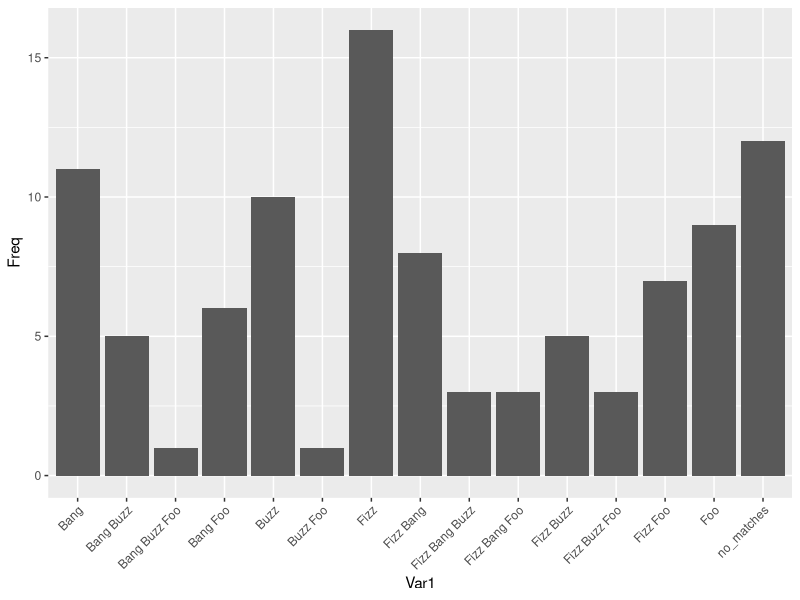

Here is the R script that generated this plot:
create_data = function(df, n){
  for (i in n) {
    # find modulus of number for the given vector
    df = within(df, assign(paste0('V', i), df[, 1]%%i == 0))
    # find string contains the given number
    df = within(df, assign(paste0('Vg', i), grepl(i, df[, 1])))
  }
  return(df)
}

or_and_expr = function(n){
  my_expr = paste('(', 
                  paste(unlist( lapply(n, function(x) { 
                    paste('(df$V', x, ' | ', 'df$Vg', x, ')', sep  = '')
                  })),
                  collapse=" & " ),
                  ')', 
                  sep = '')
  return(my_expr)
}

myfun = function(df, n, replace){
  res_na = which(is.na(df$res))
  my_expr = or_and_expr(n = n)
  print(my_expr)
  x = which(eval(parse(text=my_expr)))
  x = intersect(res_na, x)
  df$res[x] = replace
  return(df)
}

myfun2 = function(df, yes, no, replace) {
  res_na = which(is.na(df$res))
  yes_expr = or_and_expr(n = yes)
  no_expr = paste('!', or_and_expr(n = no), sep = '')
  yes_no_expr = paste(yes_expr, no_expr, sep = " & ")
  print(yes_expr)
  print(no_expr)
  print(yes_no_expr)
  x = which(eval(parse(text=yes_no_expr)))
  x = intersect(res_na, x)
  df$res[x] = replace
  return(df)
}

# data setup
df1 = data.frame(vec = 1:100)
df1 = create_data(df=df1, n=c(3,4,5,7))

# replacement
#---------------------------------
# 1. no matches
#---------------------------------
res = which(rowSums(df1[, -1]) == 0)
df1$res = NA
df1$res[res] = res
#---------------------------------
# 4.
#---------------------------------
# (multiple of 3 or string 3) and (multiple of 4 or string 4) and (multiple of 5 or string 5)
df1 = myfun(df = df1, n = c(3,4,5,7), replace = 'Fizz Bang Buzz Foo')
#---------------------------------
# 3. 
#---------------------------------
df1 = myfun2(df = df1, yes = c(3,4,5), no = c(7), replace = 'Fizz Bang Buzz')
df1 = myfun2(df = df1, yes = c(3,4,7), no = c(5), replace = 'Fizz Bang Foo')
df1 = myfun2(df = df1, yes = c(4,5,7), no = c(3), replace = 'Bang Buzz Foo')
df1 = myfun2(df = df1, yes = c(3,5,7), no = c(4), replace = 'Fizz Buzz Foo')

#---------------------------------
# 2. 
#---------------------------------
# (multiple of 3 or string 3) and (multiple of 5 or string 5)
df1 = myfun2(df = df1, yes = c(3,5), no = c(4,7), replace = 'Fizz Buzz')
df1 = myfun2(df = df1, yes = c(3,4), no = c(5,7), replace = 'Fizz Bang')
df1 = myfun2(df = df1, yes = c(3,7), no = c(4,5), replace = 'Fizz Foo')
df1 = myfun2(df = df1, yes = c(4,5), no = c(3,7), replace = 'Bang Buzz')
df1 = myfun2(df = df1, yes = c(4,7), no = c(3,5), replace = 'Bang Foo')
df1 = myfun2(df = df1, yes = c(5,7), no = c(3,4), replace = 'Buzz Foo')


#---------------------------------
# 1.
#---------------------------------
df1 = myfun2(df = df1, yes = c(3), no = c(4,5,7), replace = 'Fizz')
df1 = myfun2(df = df1, yes = c(5), no = c(3,4,7), replace = 'Buzz')
df1 = myfun2(df = df1, yes = c(4), no = c(3,5,7), replace = 'Bang')
df1 = myfun2(df = df1, yes = c(7), no = c(3,4,5), replace = 'Foo')

#---------------------------------
# check any missing values in df1$res
stopifnot(!any(is.na(df1$res)))
#---------------------------------
View(df1)

# Bar chart
# data setup
df2 = as.data.frame(table(df1$res[!grepl('[[:digit:]]', df1$res)]))
df2 = rbind.data.frame(df2, 
                       data.frame(Var1 = 'no_matches', Freq = sum(grepl('[[:digit:]]', df1$res)))
)
# plot
library(ggplot2)
ggplot(data = df2, aes(x = Var1, y = Freq)) + 
  geom_bar(stat = 'identity') +
  theme(axis.text.x = element_text(angle = 45, vjust = 1, hjust=1))

